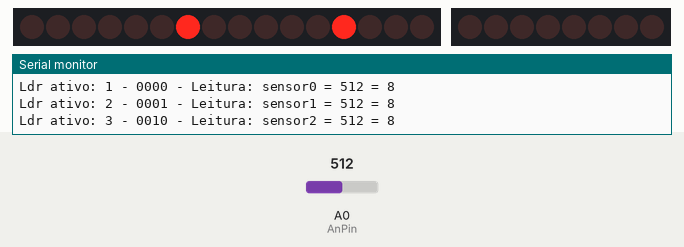
This sketch was run on a simulated Arduino Uno, built with avr-gcc and run on an emulated ATmega328P. Parts: 16 shift-register outputs drawn as a row of LEDs (first output left, lit = HIGH), 8 shift-register outputs drawn as a row of LEDs (first output left, lit = HIGH), the last lines printed to the serial monitor. Wiring (inferred from the names in the program): 2 × shift register (74HC595): data pin 7; shift clock pin 8; latch pin 6; shift register (74HC595): data pin 10; shift clock pin 12; latch pin 9. Wiring (inferred from the signals the program sends): 2 × row of LEDs: on Q0, Q1, Q2, Q3, Q4, Q5, Q6, Q7, Q8, Q9, Q10, Q11, Q12, Q13, Q14, Q15 / on Q0, Q1, Q2, Q3, Q4, Q5, Q6, Q7. The test bench sets the inputs (shaded band); at power-on: A0 (AnPin) = 512.

Above: at 1.2 s.
1.3 s: A0 (AnPin) set to 716
At 2.2 s:
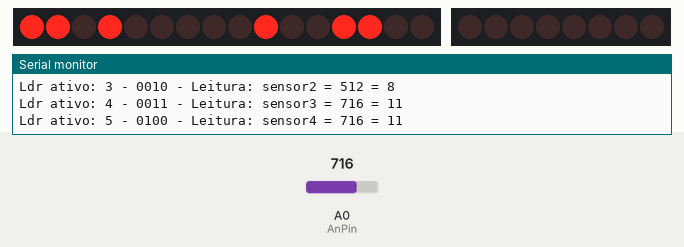
3.0 s: A0 (AnPin) set to 900
At 3.5 s:
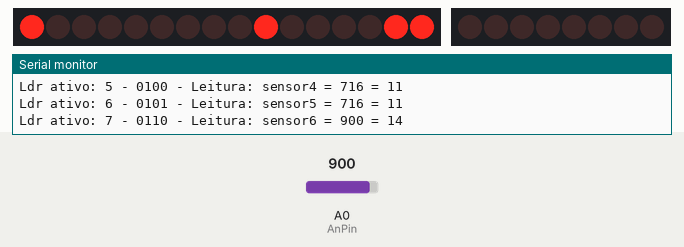
4.5 s: A0 (AnPin) set to 1023
At 4.9 s:
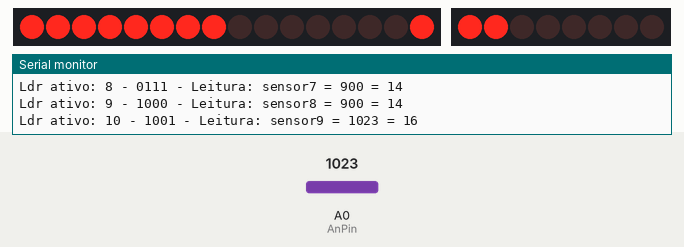
6.0 s: A0 (AnPin) set to 511
At 7.2 s:
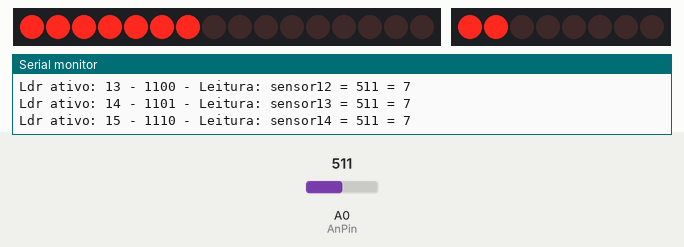
7.5 s: A0 (AnPin) set to 306
At 8.7 s:
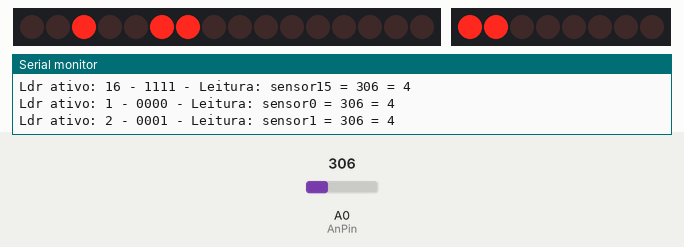
9.0 s: A0 (AnPin) set to 122
At 10.0 s:
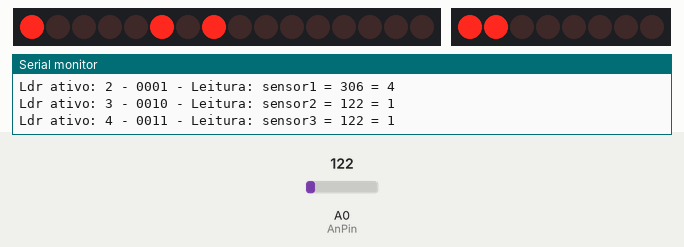
Timing chart, 0 to 11.5 s (numbered marks = the images above; inputs shaded):
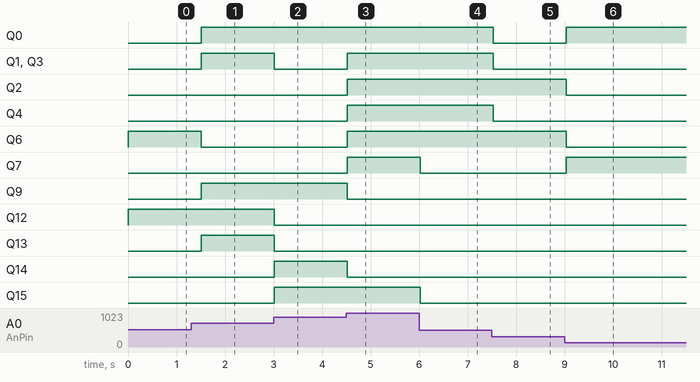

Measured:
- after the input at 1.3 s, Q0, Q1, Q3, Q9, Q13: LOW → HIGH after 0.21 s; Q6: HIGH → LOW after 0.21 s
- after the input at 4.5 s, Q1–4, Q6, Q7: LOW → HIGH at once; Q9, Q14: HIGH → LOW at once
- after the input at 6.0 s, Q7, Q15: HIGH → LOW at once
- after the input at 7.5 s, Q0, Q1, Q3, Q4: HIGH → LOW at once
- after the input at 9.0 s, Q0, Q7: LOW → HIGH at once; Q2, Q6: HIGH → LOW at once

The sketch:

PAINEL_03.ino
```cpp
#include <Arduino.h>

/*
Desenvolvido por Alexandre Aravecchia
aravecchia@gmail.com
www.aravecchia.weebly.com
*/
// ta na hora de pensar num nome serio pra esse Laboratorio :D
// Apoio: Laboratorio de Garagem - labdegaragem.com
// Agradecimentos a valiosa ajuda dos amigos:
// Almir, Jonatas, Jucelei, Rogerio, Marcelo, Renyer, fredsant, OraculoX, Wiechert (esqueci alguem???)
// alem da tremenda paciencia da minha esposa pra me aguentar falando nisso dia e noite :D

int LATCH = 6;
int DATA = 7;
int CLOCK = 8;
// define os pinos de latch, data e clock do 74HC595 que controlam o display da temperatura do ambiente
 int s0 = 9;
 int s1 = 10;
 int s2 = 11;
 int s3 = 12;
 //define os pinos de controle do CD-4067 - checar ordem dos pinos definidos no shield
 //no esquecer de verificar o jumper (se ele define entrada ou saida em A0)

 int AnPin = A0; //define o pino de leitura do CD-4067


 // A select determina qual pino do Cd-4067 esta ativado
 int select[16][4] = {
 {
 0,0,0,0                                      }
 ,
 {
 0,0,0,1                                      }
 ,
 {
 0,0,1,0                                      }
 ,
 {
 0,0,1,1                                      }
 ,
 {
 0,1,0,0                                      }
 ,
 {
 0,1,0,1                                      }
 ,
 {
 0,1,1,0                                      }
 ,
 {
 0,1,1,1                                      }
 ,
 {
 1,0,0,0                                      }
 ,
 {
 1,0,0,1                                      }
 ,
 {
 1,0,1,0                                      }
 ,
 {
 1,0,1,1                                      }
 ,
 {
 1,1,0,0                                      }
 ,
 {
 1,1,0,1                                      }
 ,
 {
 1,1,1,0                                      }
 ,
 {
 1,1,1,1                                      }
 ,
 };

void setup()
{
  Serial.begin(9600);
  pinMode(LATCH, OUTPUT);
  pinMode(CLOCK, OUTPUT);
  pinMode(DATA, OUTPUT);
  // Define LATCH, DATA e CLOCK como pinos de saida

   pinMode(A0, INPUT);

// Define os pinos de controle do 4067 como saida e coloca todos em estado LOW.
 pinMode(s0, OUTPUT);
 pinMode(s1, OUTPUT);
 pinMode(s2, OUTPUT);
 pinMode(s3, OUTPUT);

 digitalWrite(s0, LOW);
 digitalWrite(s1, LOW);
 digitalWrite(s2, LOW);
 digitalWrite(s3, LOW);
}

void loop()
{
  int t=500;
  // Tempo de delay.
int matriz[16]; //criar uma matriz q receba um valor 0 ou 1 do if-else
int x; //este valor 0-1 eh alocado em x, que eh jogado num unico shiftOut, acendendo somente a lampada correspondente ao sensor.

  for(int i = 0; i<16; i++)
 {
 seletor(select[i]);
 leitura(i);

 //----->>>>>>leitura do sensor aqui
 int sensor = map(analogRead(AnPin), 0, 1023, 0, 16);
 int x = map(analogRead(AnPin), 0, 1023, 0, 32768);

  digitalWrite(LATCH, LOW);
if (sensor==0)
 {
 // Envia 2 Bytes para o DATA, um para cada HC-595, desligando todos os LEDs.
 shiftOut(DATA, CLOCK, MSBFIRST, 0);
 shiftOut(DATA, CLOCK, MSBFIRST, 0);
 }

 else if (sensor!=0 && sensor<8)
 {
 // Como estamos usando MSBFIRST, mandamos o primeiro Byte para o ultimo CI:
 shiftOut(DATA, CLOCK, MSBFIRST, 0);
 shiftOut(DATA, CLOCK, MSBFIRST, (x>>sensor));
 }
 else
 {
 shiftOut(DATA, CLOCK, MSBFIRST, (x>>(sensor-8)));
 //00000001<<1=00000010
 // E o ultimo Byte para o mestre:
 shiftOut(DATA, CLOCK, MSBFIRST, (x>>sensor));
 }

 // Escreve na serial o resultado e confere o codigo:
 Serial.print("sensor");
 Serial.print(i);
 Serial.print(" = ");
 Serial.print(analogRead(AnPin));
 Serial.print(" = ");
 Serial.println(sensor);

 // Levanta o muro LATCH, fecha a transmissao (represam os bits)
 digitalWrite(LATCH, HIGH);
 delay(t);
 }

}

 void seletor( int m[] )
 {
 digitalWrite(s0, m[0]);
 digitalWrite(s1, m[1]);
 digitalWrite(s2, m[2]);
 digitalWrite(s3, m[3]);
 }

 void leitura(int pino)
 {
 Serial.print("Ldr ativo: ");
 Serial.print(pino+1);
 Serial.print(" - ");
 Serial.print(select[pino][0]);
 Serial.print(select[pino][1]);
 Serial.print(select[pino][2]);
 Serial.print(select[pino][3]);
 Serial.print(" - Leitura: ");
 }

/*
 void loop()
 {

 int x = 1;


 compara;

 digitalWrite(LATCH, LOW);
 if (sensor==0)
 {
 // Envia 2 Bytes para o DATA, um para cada HC-595, desligando todos os LEDs.
 shiftOut(DATA, CLOCK, MSBFIRST, 0);
 shiftOut(DATA, CLOCK, MSBFIRST, 0);
 }

 else if (sensor!=0 && sensor<8)
 {
 // Como estamos usando MSBFIRST, mandamos o primeiro Byte para o ultimo CI:
 shiftOut(DATA, CLOCK, MSBFIRST, 0);
 shiftOut(DATA, CLOCK, MSBFIRST, (x<<sensor));
 }
 else
 {
 shiftOut(DATA, CLOCK, MSBFIRST, (x<<(sensor-8)));
 //00000001<<1=00000010
 // E o ultimo Byte para o mestre:
 shiftOut(DATA, CLOCK, MSBFIRST, (x<<sensor));
 }

 // Escreve na serial o resultado e confere o codigo:
 Serial.print("sensor");
 Serial.print(i);
 Serial.print(" = ");
 Serial.print(analogRead(AnPin));
 Serial.print(" = ");
 Serial.println(sensor);
 // Levanta o muro LATCH, fecha a transmissao (represam os bits)
 digitalWrite(LATCH, HIGH);
 delay(t);

 }
 }


 void leitura(int pino)
 {
 Serial.print("Ldr ativo: ");
 Serial.print(pino);
 Serial.print(" - ");
 Serial.print(select[pino][0]);
 Serial.print(select[pino][1]);
 Serial.print(select[pino][2]);
 Serial.print(select[pino][3]);
 Serial.print(" - Leitura: ");
 }

 void compara()
 {

 }
 */
```
